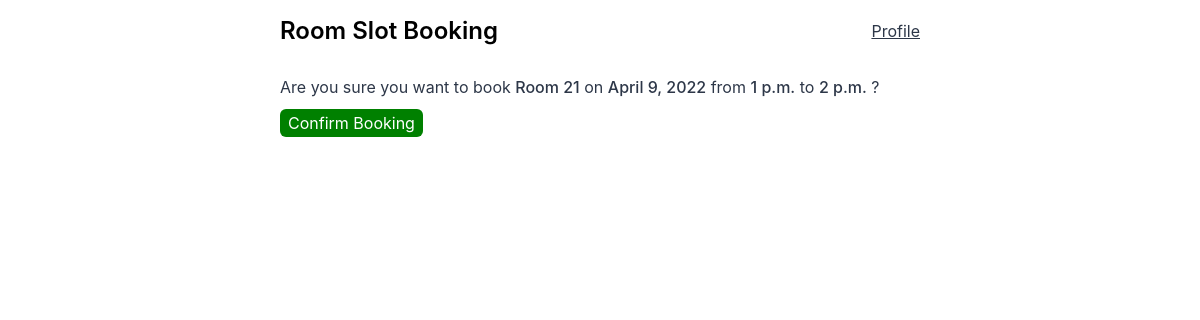
Screenshot of /room/7 (signed in) with the database file from the repository.
### base/models.py (models this page shows, shortened)
class Room(models.Model):
    name = models.CharField(max_length=30)
    date =  models.DateField()
    defined_check_in_time =  models.TimeField()
    defined_check_out_time = models.TimeField()
    advance_booking = models.IntegerField(default = 3)
    booked = models.BooleanField(default = False)
    USERNAME_FIELD = 'name'
    class Meta:
        ordering = ['date', 'defined_check_in_time']

### base/views.py (the view)
# urls.py: path('room/<str:pk>', views.room, name='room'),
@login_required(redirect_field_name='/signin')
def room(request, pk):
    room_object = Room.objects.get(id=pk)
    context = {'room': room_object}
    return render(request, 'base/room.html', context)

### base/templates/base/room.html (shortened to what this page needs)
{% extends 'layout.html' %}
{% block content %}
<div>
  <p>
    Are you sure you want to book <span class="bold">{{room.name}}</span> on
    <span class="bold">{{room.date}}</span> from
    <span class="bold">{{room.defined_check_in_time}}</span> to
    <span class="bold">{{room.defined_check_out_time}}</span> ?
  </p>
  <div class="btn-wrapper">
    <a class="btn btn-primary btn-md" href="{% url 'book-room' room.id %}"
      >Confirm Booking</a
    >
  </div>
</div>
{% endblock content %}

### static/styles/layout.css (style rules this page uses)
* { margin: 0; padding: 0; border: 0; }
body { font-family: -apple-system, BlinkMacSystemFont, "Segoe UI", Roboto, Oxygen, Ubuntu, Cantarell, "Open Sans", "Helvetica Neue", sans-serif; text-align: center; }
p { color: #2d3748; }

### base/templates/base/room.html (style rules this page uses)
.btn-wrapper { margin-top: 1rem; }

### templates/layout.html (style rules this page uses)
.btn { text-decoration: none; cursor: pointer; }
.btn-md { padding: 0.25rem 0.5rem; border-radius: 0.375rem; }
.btn-primary { background-color: green; color: white; }
.btn-wrapper { margin-top: 1rem; }
.bold { font-weight: 500; }

### rows the page displays
Room: name "Room 21", date "April 9, 2022", defined_check_in_time "1 p.m.", defined_check_out_time "2 p.m."
